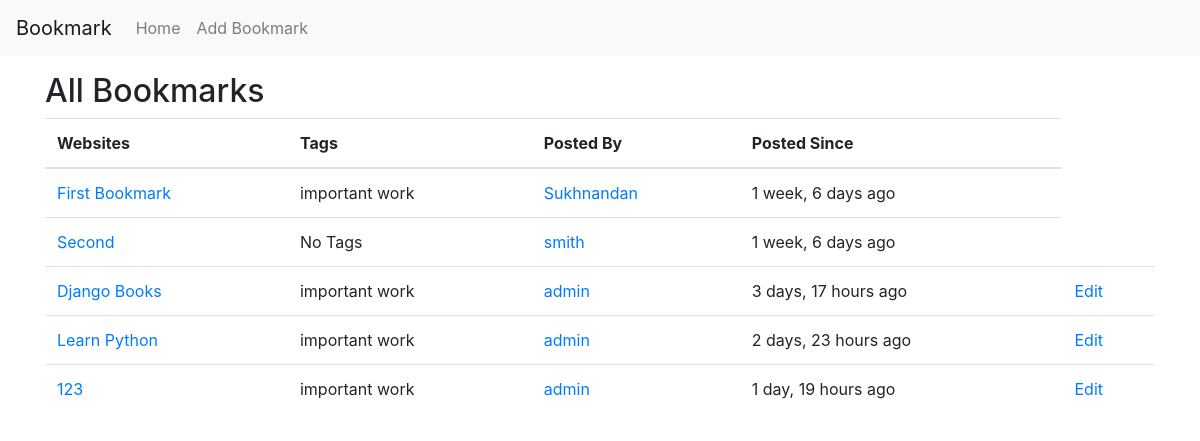
Screenshot of /bookmark/all/ (signed in) with the database file from the repository.
### bookmark/models.py (models this page shows, shortened)
class Bookmark(models.Model):
    name = models.CharField(max_length=50)
    url = models.URLField()
    is_public = models.BooleanField(default=True)
    date_time_posted = models.DateTimeField(auto_now_add=True, verbose_name="posted at")
    user = models.ForeignKey(User, on_delete=models.CASCADE)
    tags = models.ManyToManyField(Tags)

class Tags(models.Model):
    name = models.CharField(max_length=20, unique=True)

### bookmark/views.py (the view)
class AllBookmarksView(ListView):
    model = Bookmark
    template_name = 'bookmark/all_bookmarks.html'
    context_object_name = 'bookmarks'
    def get_queryset(self):
        return Bookmark.objects.filter(is_public = True)

### templates/bookmark/all_bookmarks.html (shortened to what this page needs)
{% extends 'base.html' %}
{% block content %}
    <div class="container">
        <h2>All Bookmarks</h2>
        <table class="table table-hover">
            <thead>
                <tr>
                    <th>Websites</th>
                    <th>Tags</th>
                    <th>Posted By</th>
                    <th>Posted Since</th>
                </tr>
            </thead>
            <tbody>
            {% for bookmark in bookmarks %}
                <tr>
                <td><a href="//{{ bookmark.url }}" target="_blank">{{ bookmark.name }}</a> </td>
                <td>
                    {% for tag in bookmark.tags.all %}
                        {{ tag.name|lower }}
                     {% empty %}
                        No Tags
                     {% endfor %}
                </td>
                    <td><a href="{% url 'detail-route' bookmark.user%}">{{ bookmark.user }}</a></td>
                    <td>{{ bookmark.date_time_posted|timesince }} ago</td>
                    {% if request.user == bookmark.user %}
                <td>
                    <a href="{% url 'update-bookmark' bookmark.id %}">Edit</a>
                </td>
                {% endif %}
                </tr>
        {% endfor %}
            </tbody>
        </table>
    </div>
{% endblock %}

### rows the page displays
Bookmark: name "First Bookmark", user "Sukhnandan", date_time_posted "1 week, 6 days"
Tags: name "important"
Tags: name "work"
Bookmark: name "Second", user "smith", date_time_posted "1 week, 6 days"
Bookmark: name "Django Books", user "admin", date_time_posted "3 days, 17 hours", shows "Edit"
Bookmark: name "Learn Python", user "admin", date_time_posted "2 days, 23 hours", shows "Edit"
Bookmark: name "123", user "admin", date_time_posted "1 day, 19 hours", shows "Edit"
